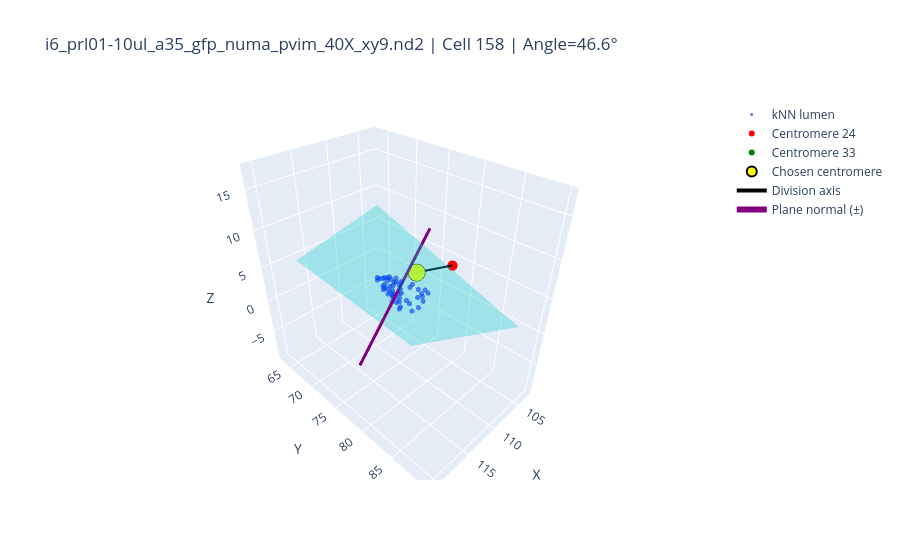

Notebook code cell kept with this figure:
### Markdown cell above
# Visualization

### Code cell
import matplotlib.pyplot as plt
import plotly.graph_objects as go
import os
import numpy as np
import pandas as pd

df_long = pd.read_csv("D:/Ongoing_projects/user_projects/Ridha/knn_plane_points.csv")
df_summary = pd.read_csv("D:/Ongoing_projects/user_projects/Ridha/knn_plane_summary.csv")

def plot_cell_plotly(
    fname, nuclei_id, df_long, df_summary,
    plane_size=10,
    normalofplane_size=10,
    recenter_chosen_on_plane=False,
    anchor="chosen"  # "chosen" or "midpoint"
):
    """
    Plot one nucleus in WORLD coordinates with Plotly.
    If recenter_chosen_on_plane=True:
      - Reposition the centromere pair ONLY for visualization:
        * anchor="chosen": put the chosen centromere at the plane centroid,
                          keep the original division vector (angle preserved).
        * anchor="midpoint": put the midpoint of the pair at the plane centroid,
                             keep the original division vector (angle preserved).

    Everything else (lumen neighbors, plane, normal) stays in original coordinates.
    """

    # --- Slice data
    dfL = df_long[(df_long["Filename"]==fname) & (df_long["nuclei_id"]==nuclei_id)]
    if dfL.empty:
        print("No neighbors found for this nucleus.")
        return
    rowS = df_summary[(df_summary["Filename"]==fname) & (df_summary["nuclei_id"]==nuclei_id)].iloc[0]

    # Centromeres (world coords)
    c1 = np.array([rowS.centromere1_x, rowS.centromere1_y, rowS.centromere1_z], float)
    c2 = np.array([rowS.centromere2_x, rowS.centromere2_y, rowS.centromere2_z], float)
    v  = c2 - c1  # division vector (direction+length)
    chosen_id = int(rowS.chosen_centromere_id)
    chosen_is_c1 = (chosen_id == int(rowS.centromere1_id))
    chosen = c1 if chosen_is_c1 else c2

    # Plane centroid & normal (world)
    pc = np.array([rowS.plane_cx, rowS.plane_cy, rowS.plane_cz], float)
    n  = np.array([rowS.plane_nx, rowS.plane_ny, rowS.plane_nz], float)

    # Lumen neighbors (world)
    neigh = dfL[["neighbor_x","neighbor_y","neighbor_z"]].to_numpy(float)

    # --- Optionally re-center centromeres (translation only; angle preserved)
    if recenter_chosen_on_plane:
        if anchor == "chosen":
            # Put chosen at plane center; keep vector v exactly
            if chosen_is_c1:
                c1p = pc.copy()
                c2p = pc + v
            else:
                c2p = pc.copy()
                c1p = pc - v
        elif anchor == "midpoint":
            # Put midpoint at plane center; keep vector v
            mid = (c1 + c2) * 0.5
            t = pc - mid
            c1p = c1 + t
            c2p = c2 + t
        else:
            raise ValueError("anchor must be 'chosen' or 'midpoint'")
    else:
        # No recentering: use original world positions
        c1p, c2p = c1, c2

    # Recompute chosen point in case it moved
    chosenp = c1p if chosen_is_c1 else c2p

    # --- Build plane patch (world coords)
    vtemp = np.array([1,0,0], float)
    if np.allclose(np.cross(vtemp, n), 0.0):
        vtemp = np.array([0,1,0], float)
    v1 = np.cross(n, vtemp); v1 /= np.linalg.norm(v1)
    v2 = np.cross(n, v1)
    grid = np.linspace(-plane_size, plane_size, 5)
    Xg, Yg = np.meshgrid(grid, grid)
    Xp = pc[0] + v1[0]*Xg + v2[0]*Yg
    Yp = pc[1] + v1[1]*Xg + v2[1]*Yg
    Zp = pc[2] + v1[2]*Xg + v2[2]*Yg

    # --- Plotly figure
    fig = go.Figure()

    # Lumen neighbors
    fig.add_trace(go.Scatter3d(
        x=neigh[:,0], y=neigh[:,1], z=neigh[:,2],
        mode="markers",
        marker=dict(size=3, color="blue", opacity=0.6),
        name="kNN lumen"
    ))

    # Centromeres (possibly re-centered)
    fig.add_trace(go.Scatter3d(
        x=[c1p[0]], y=[c1p[1]], z=[c1p[2]],
        mode="markers", marker=dict(size=6, color="red"),
        name=f"Centromere {int(rowS.centromere1_id)}"
    ))
    fig.add_trace(go.Scatter3d(
        x=[c2p[0]], y=[c2p[1]], z=[c2p[2]],
        mode="markers", marker=dict(size=6, color="green"),
        name=f"Centromere {int(rowS.centromere2_id)}"
    ))
    fig.add_trace(go.Scatter3d(
        x=[chosenp[0]], y=[chosenp[1]], z=[chosenp[2]],
        mode="markers", marker=dict(size=10, color="yellow", line=dict(color="black", width=2)),
        name="Chosen centromere"
    ))

    # Division axis (uses possibly re-centered c1p, c2p)
    fig.add_trace(go.Scatter3d(
        x=[c1p[0], c2p[0]], y=[c1p[1], c2p[1]], z=[c1p[2], c2p[2]],
        mode="lines", line=dict(color="black", width=4), name="Division axis"
    ))

    # Plane patch (world coords)
    fig.add_trace(go.Surface(
        x=Xp, y=Yp, z=Zp,
        colorscale=[[0, "cyan"], [1, "cyan"]],
        opacity=0.3, showscale=False, name="Plane"
    ))

    # Plane normal (arrow line, world coords)
    fig.add_trace(go.Scatter3d(
        x=[pc[0] - n[0]*normalofplane_size, pc[0] + n[0]*normalofplane_size],
        y=[pc[1] - n[1]*normalofplane_size, pc[1] + n[1]*normalofplane_size],
        z=[pc[2] - n[2]*normalofplane_size, pc[2] + n[2]*normalofplane_size],
        mode="lines",
        line=dict(color="purple", width=6),
        name="Plane normal (±)"
    ))

    fig.update_layout(
        scene=dict(xaxis_title="X", yaxis_title="Y", zaxis_title="Z", aspectmode="data"),
        title=f"{fname} | Cell {nuclei_id} | Angle={rowS.angle_deg:.1f}°"
    )
    fig.show()

  
# chosen anchored at plane center (visual aid)
# plot_cell_plotly("20250813_nisv6.20.0_ridha_full_segmentation_v2_000_i6_pr1301_a35_gfp_numa_pvim_40X_xy14.nd2", 9, df_long, df_summary,
#                 recenter_chosen_on_plane=True, anchor="chosen")

plot_cell_plotly("i6_prl01-10ul_a35_gfp_numa_pvim_40X_xy9.nd2", 158, df_long, df_summary,
                 recenter_chosen_on_plane=False, anchor="chosen")

### Figure 1 — Plotly figure (JSON) as saved in the notebook; plotly's stock layout.template omitted (floating-point values rounded to 4 significant figures)
{"data": [{"marker": {"color": "blue", "opacity": 0.6, "size": 3}, "mode": "markers", "name": "kNN lumen", "type": "scatter3d", "x": [111.9, 111.9, 112.1, 111.7, 112.1, 111.4, 112.5, 111.9, 112.5, 112.4, 111.2, 111.9, 111.7, 111.9, 111.5, 112.7, 111.0, 111.9, 112.2, 112.7, 112.6, 111.7, 113.0, 111.5, 110.8, 110.9, 112.4, 111.3, 112.7, 110.6, 113.1, 111.3, 112.0, 110.6, 113.3, 111.6, 112.0, 110.8, 113.0, 113.6, 111.9, 110.9, 113.6, 112.8, 111.3, 113.2, 110.6, 113.5, 111.3, 113.6], "y": [77.01, 76.56, 77.07, 76.5, 75.82, 77.41, 76.27, 75.82, 75.73, 77.18, 77.69, 75.48, 75.73, 75.23, 76.33, 76.67, 78.79, 78.37, 74.97, 77.01, 75.0, 75.31, 75.99, 75.82, 79.31, 79.31, 74.46, 79.18, 77.78, 79.31, 76.67, 76.33, 74.29, 78.62, 75.48, 74.52, 78.88, 77.8, 74.63, 75.99, 73.95, 79.82, 76.5, 73.99, 76.08, 77.52, 79.98, 74.72, 74.89, 76.84], "z": [3.75, 3.5, 4.5, 2.75, 3.625, 2.676, 4.75, 3.0, 4.375, 5.25, 2.25, 2.75, 2.375, 3.125, 2.0, 5.5, 3.591, 5.25, 3.5, 5.75, 4.4, 2.25, 5.625, 1.583, 3.875, 4.375, 3.75, 5.125, 6.125, 3.125, 6.125, 1.125, 3.25, 1.833, 5.75, 2.25, 6.0, 1.0, 5.25, 6.25, 2.75, 5.125, 6.5, 4.625, 0.625, 6.75, 4.625, 5.625, 1.125, 6.75]}, {"marker": {"color": "red", "size": 6}, "mode": "markers", "name": "Centromere 24", "type": "scatter3d", "x": [102.8], "y": [77.15], "z": [3.564]}, {"marker": {"color": "green", "size": 6}, "mode": "markers", "name": "Centromere 33", "type": "scatter3d", "x": [108.5], "y": [76.24], "z": [4.727]}, {"marker": {"color": "yellow", "line": {"color": "black", "width": 2}, "size": 10}, "mode": "markers", "name": "Chosen centromere", "type": "scatter3d", "x": [108.5], "y": [76.24], "z": [4.727]}, {"line": {"color": "black", "width": 4}, "mode": "lines", "name": "Division axis", "type": "scatter3d", "x": [102.8, 108.5], "y": [77.15, 76.24], "z": [3.564, 4.727]}, {"colorscale": [[0, "cyan"], [1, "cyan"]], "name": "Plane", "opacity": 0.3, "showscale": false, "type": "surface", "x": [[116.9, 116.9, 116.9, 116.9, 116.9], [114.4, 114.4, 114.4, 114.4, 114.4], [112.0, 112.0, 112.0, 112.0, 112.0], [109.6, 109.6, 109.6, 109.6, 109.6], [107.2, 107.2, 107.2, 107.2, 107.2]], "y": [[78.83, 74.96, 71.08, 67.21, 63.33], [81.6, 77.72, 73.85, 69.97, 66.1], [84.36, 80.49, 76.61, 72.74, 68.86], [87.13, 83.25, 79.38, 75.5, 71.63], [89.89, 86.02, 82.14, 78.27, 74.39]], "z": [[17.06, 13.9, 10.74, 7.579, 4.42], [13.67, 10.51, 7.348, 4.188, 1.029], [10.28, 7.116, 3.957, 0.7972, -2.362], [6.885, 3.725, 0.5658, -2.594, -5.753], [3.494, 0.3344, -2.825, -5.985, -9.144]]}, {"line": {"color": "purple", "width": 6}, "mode": "lines", "name": "Plane normal (±)", "type": "scatter3d", "x": [103.3, 120.8], "y": [73.55, 79.67], "z": [7.709, 0.2045]}], "layout": {"scene": {"aspectmode": "data", "xaxis": {"title": {"text": "X"}}, "yaxis": {"title": {"text": "Y"}}, "zaxis": {"title": {"text": "Z"}}}, "title": {"text": "i6_prl01-10ul_a35_gfp_numa_pvim_40X_xy9.nd2 | Cell 158 | Angle=46.6°"}}}
